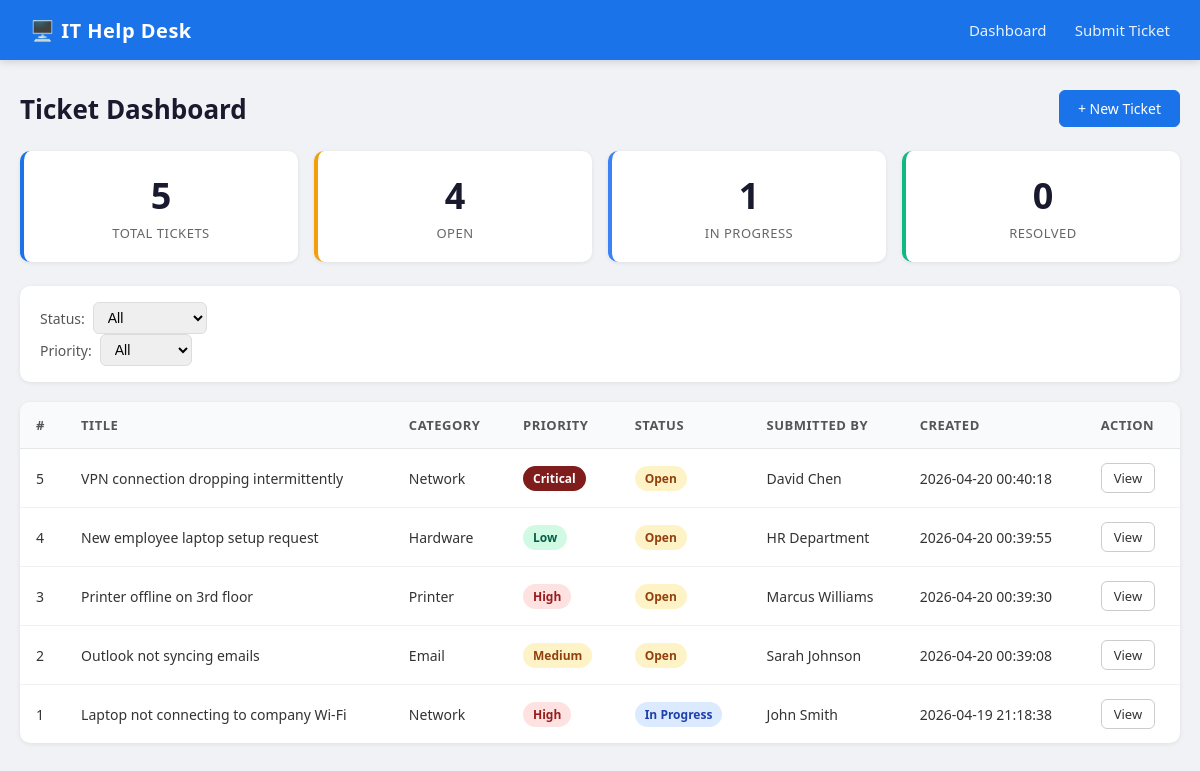
Before: / with the older database file.
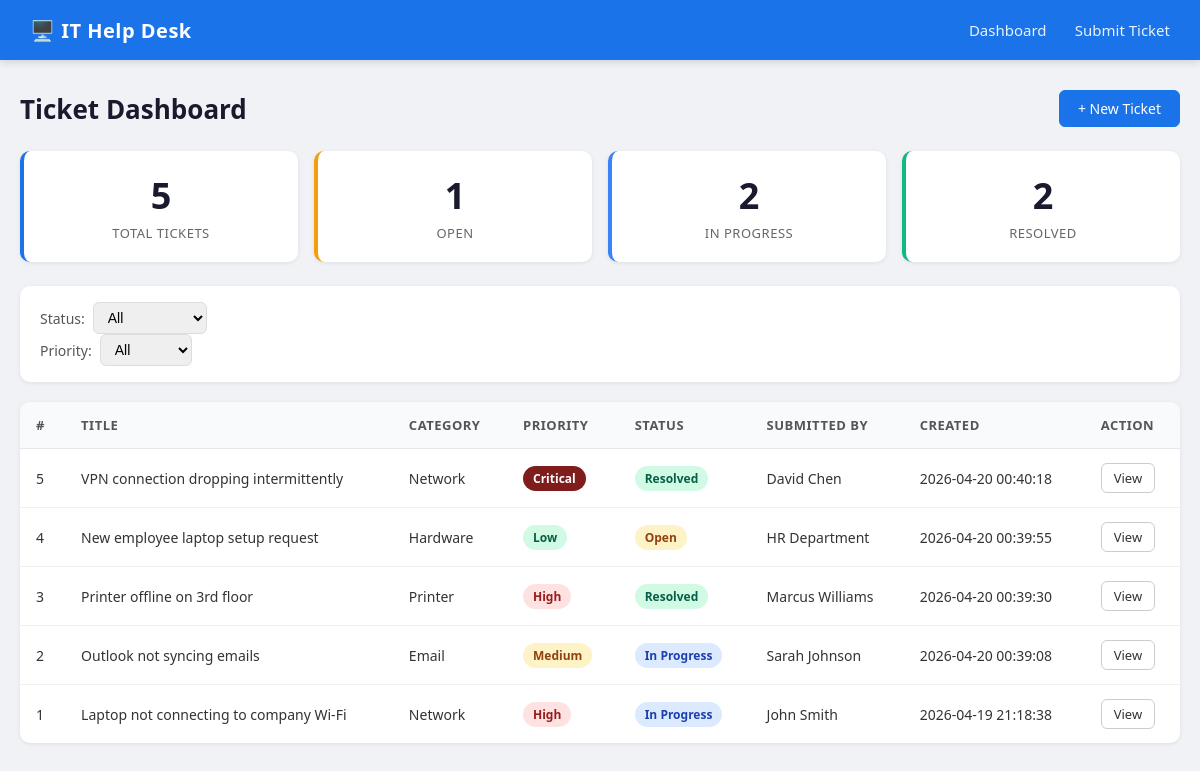
After: the same page with the newer database file.
### tables this page shows
CREATE TABLE tickets (
                id INTEGER PRIMARY KEY AUTOINCREMENT,
                title TEXT NOT NULL,
                description TEXT NOT NULL,
                category TEXT NOT NULL,
                priority TEXT NOT NULL,
                status TEXT DEFAULT 'Open',
                submitter_name TEXT NOT NULL,
                submitter_email TEXT NOT NULL,
                created_at TEXT NOT NULL,
                updated_at TEXT NOT NULL
            );

### helpdesk.py (the view)
@app.route('/')
def index():
    conn = get_db()
    status_filter = request.args.get('status', 'All')
    priority_filter = request.args.get('priority', 'All')
    query = 'SELECT * FROM tickets WHERE 1=1'
    params = []
    if status_filter != 'All':
        query += ' AND status = ?'
        params.append(status_filter)
    if priority_filter != 'All':
        query += ' AND priority = ?'
        params.append(priority_filter)
    query += ' ORDER BY created_at DESC'
    tickets = conn.execute(query, params).fetchall()
    conn.close()
    stats = get_stats()
    return render_template('index.html', tickets=tickets, stats=stats,
                           status_filter=status_filter, priority_filter=priority_filter)

### helpdesk.py (called while the page is built)
def get_db():
    conn = sqlite3.connect(DATABASE)
    conn.row_factory = sqlite3.Row
    return conn

def get_stats():
    conn = get_db()
    total = conn.execute('SELECT COUNT(*) FROM tickets').fetchone()[0]
    open_count = conn.execute("SELECT COUNT(*) FROM tickets WHERE status='Open'").fetchone()[0]
    in_progress = conn.execute("SELECT COUNT(*) FROM tickets WHERE status='In Progress'").fetchone()[0]
    resolved = conn.execute("SELECT COUNT(*) FROM tickets WHERE status='Resolved'").fetchone()[0]
    conn.close()
    return {'total': total, 'open': open_count, 'in_progress': in_progress, 'resolved': resolved}

### templates/index.html (shortened to what this page needs)
{% extends "base.html" %}
{% block content %}
<div class="page-header">
    <h1>Ticket Dashboard</h1>
    <a href="{{ url_for('submit') }}" class="btn btn-primary">+ New Ticket</a>
</div>
<div class="stats-grid">
    <div class="stat-card">
        <div class="stat-number">{{ stats.total }}</div>
        <div class="stat-label">Total Tickets</div>
    </div>
    <div class="stat-card open">
        <div class="stat-number">{{ stats.open }}</div>
        <div class="stat-label">Open</div>
    </div>
    <div class="stat-card in-progress">
        <div class="stat-number">{{ stats.in_progress }}</div>
        <div class="stat-label">In Progress</div>
    </div>
    <div class="stat-card resolved">
        <div class="stat-number">{{ stats.resolved }}</div>
        <div class="stat-label">Resolved</div>
    </div>
</div>
<div class="filters">
    <form method="GET" action="/">
        <label>Status:
            <select name="status" onchange="this.form.submit()">
                <option value="All" {% if status_filter == 'All' %}selected{% endif %}>All</option>
            </select>
        </label>
        <label>Priority:
            <select name="priority" onchange="this.form.submit()">
                <option value="All" {% if priority_filter == 'All' %}selected{% endif %}>All</option>
            </select>
        </label>
    </form>
</div>
<div class="table-wrapper">
    {% if tickets %}
    <table>
        <thead>
            <tr>
                <th>#</th>
                <th>Title</th>
                <th>Category</th>
                <th>Priority</th>
                <th>Status</th>
                <th>Submitted By</th>
                <th>Created</th>
                <th>Action</th>
            </tr>
        </thead>
        <tbody>
            {% for ticket in tickets %}
            <tr>
                <td>{{ ticket.id }}</td>
                <td>{{ ticket.title }}</td>
                <td>{{ ticket.category }}</td>
                <td><span class="badge priority-{{ ticket.priority | lower }}">{{ ticket.priority }}</span></td>
                <td><span class="badge status-{{ ticket.status | lower | replace(' ', '-') }}">{{ ticket.status }}</span></td>
                <td>{{ ticket.submitter_name }}</td>
                <td>{{ ticket.created_at }}</td>
                <td><a href="{{ url_for('ticket', ticket_id=ticket.id) }}" class="btn btn-sm">View</a></td>
            </tr>
            {% endfor %}
        </tbody>
    </table>
    {% else %}
    <div class="empty-state">
        <p>No tickets found. <a href="{{ url_for('submit') }}">Submit one now.</a></p>
    </div>
    {% endif %}
</div>
{% endblock %}

Changed rows visible on the page:
changed tickets "VPN connection dropping intermittently": status "Open" → "Resolved"
changed tickets "Printer offline on 3rd floor": status "Open" → "Resolved"
changed tickets "Outlook not syncing emails": status "Open" → "In Progress"
Other visible differences:
{{ stats.open }}: "4" → "1"
{{ stats.in_progress }}: "1" → "2"
{{ stats.resolved }}: "0" → "2"
